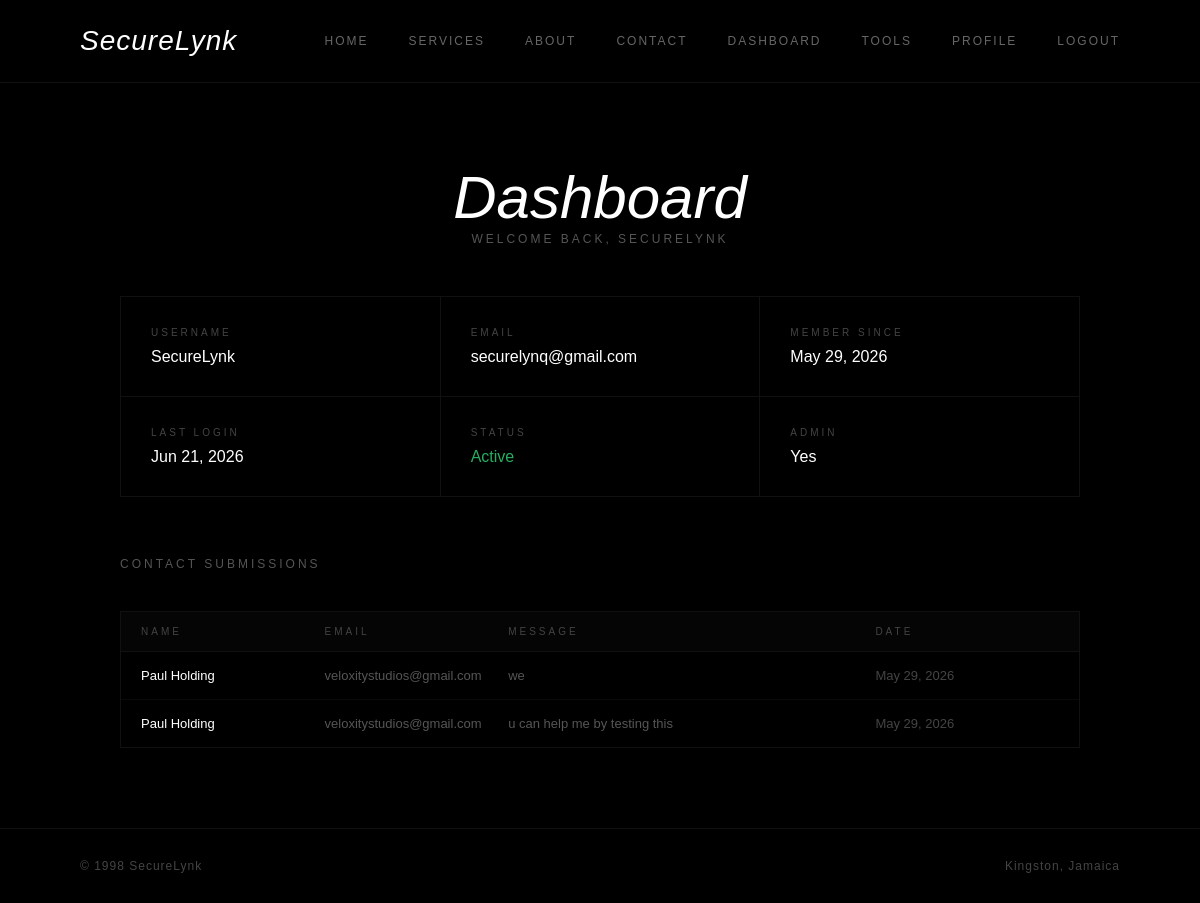
The page /dashboard/ (signed in) on the database its author committed.
### main/models.py (models this page shows, shortened)
class Contact(models.Model):
    name = models.CharField(max_length=100)
    email = models.EmailField()
    message = models.TextField()
    created_at = models.DateTimeField(auto_now_add=True)

### main/views.py (the view)
# urls.py: path('dashboard/', views.dashboard, name='dashboard'),
@login_required(login_url='/login/')
def dashboard(request):
    contacts = Contact.objects.all().order_by('-created_at')
    return render(request, 'dashboard.html', {'contacts': contacts})

### main/templates/dashboard.html
{% extends 'base.html' %}
{% block content %}
<section class="tools-section">
    <div class="tools-header">
        <h1>Dashboard</h1>
        <p class="auth-sub">Welcome back, {{ user.username|upper }}</p>
    </div>
    <div class="dash-grid">
        <div class="dash-card">
            <p class="dash-label">Username</p>
            <p class="dash-value">{{ user.username }}</p>
        </div>
        <div class="dash-card">
            <p class="dash-label">Email</p>
            <p class="dash-value">{{ user.email|default:"Not set" }}</p>
        </div>
        <div class="dash-card">
            <p class="dash-label">Member Since</p>
            <p class="dash-value">{{ user.date_joined|date:"M d, Y" }}</p>
        </div>
        <div class="dash-card">
            <p class="dash-label">Last Login</p>
            <p class="dash-value">{{ user.last_login|date:"M d, Y" }}</p>
        </div>
        <div class="dash-card">
            <p class="dash-label">Status</p>
            <p class="dash-value" style="color:#27ae60;">Active</p>
        </div>
        <div class="dash-card">
            <p class="dash-label">Admin</p>
            <p class="dash-value">
                {% if user.is_staff %}Yes{% else %}No{% endif %}
            </p>
        </div>
    </div>
    <div class="dash-section-title">
        <p class="auth-sub">Contact Submissions</p>
    </div>
    {% if contacts %}
        <div class="submissions-table">
            <div class="table-header">
                <span>Name</span>
                <span>Email</span>
                <span>Message</span>
                <span>Date</span>
            </div>
            {% for contact in contacts %}
                <div class="table-row">
                    <span>{{ contact.name }}</span>
                    <span style="color:#555;">{{ contact.email }}</span>
                    <span style="color:#555;">
                        {{ contact.message|truncatechars:60 }}
                    </span>
                    <span style="color:#444;">
                        {{ contact.created_at|date:"M d, Y" }}
                    </span>
                </div>
            {% endfor %}
        </div>
    {% else %}
        <div class="dash-empty">
            <p>No contact submissions yet.</p>
        </div>
    {% endif %}
</section>
{% endblock %}

### main/static/css/style.css (style rules this page uses)
*, *::before, *::after { margin: 0; padding: 0; box-sizing: border-box; }
body { background: #000; color: white; font-family: Arial, sans-serif; overflow-x: hidden; }
.auth-sub { color: #555; font-size: 12px; letter-spacing: 3px; text-transform: uppercase; margin-bottom: 40px; }
.tools-section { padding: 80px 10%; }
.tools-header { text-align: center; margin-bottom: 50px; }
.tools-header h1 { font-size: 60px; font-style: italic; font-weight: 300; }
.dash-grid { display: grid; grid-template-columns: repeat(3, 1fr); gap: 1px; background: #111; border: 1px solid #111; margin-bottom: 60px; }
.dash-card { padding: 30px; background: #000; transition: background 0.3s; }
.dash-label { font-size: 10px; letter-spacing: 3px; text-transform: uppercase; color: #444; margin-bottom: 10px; }
.dash-value { font-size: 16px; font-weight: 300; color: white; }
.dash-section-title { margin-bottom: 20px; }
.submissions-table { border: 1px solid #111; }
.table-header { display: grid; grid-template-columns: 1fr 1fr 2fr 1fr; padding: 14px 20px; background: #050505; font-size: 10px; letter-spacing: 3px; text-transform: uppercase; color: #444; border-bottom: 1px solid #111; }
.table-row { display: grid; grid-template-columns: 1fr 1fr 2fr 1fr; padding: 16px 20px; border-bottom: 1px solid #0a0a0a; font-size: 13px; transition: background 0.3s; }
.table-row:last-child { border-bottom: none; }

### rows shown on the page
Contact: name "Paul Holding", email "veloxitystudios@gmail.com", message "we", created_at "May 29, 2026"
Contact: name "Paul Holding", email "veloxitystudios@gmail.com", message "u can help me by testing this", created_at "May 29, 2026"

### other values the page prints
{{ user.username|upper }} "SECURELYNK"
{{ user.username }} "SecureLynk"
{{ user.email|default:"Not set" }} "securelynq@gmail.com"
{{ user.date_joined|date:"M d, Y" }} "May 29, 2026"
{{ user.last_login|date:"M d, Y" }} "Jun 21, 2026"
